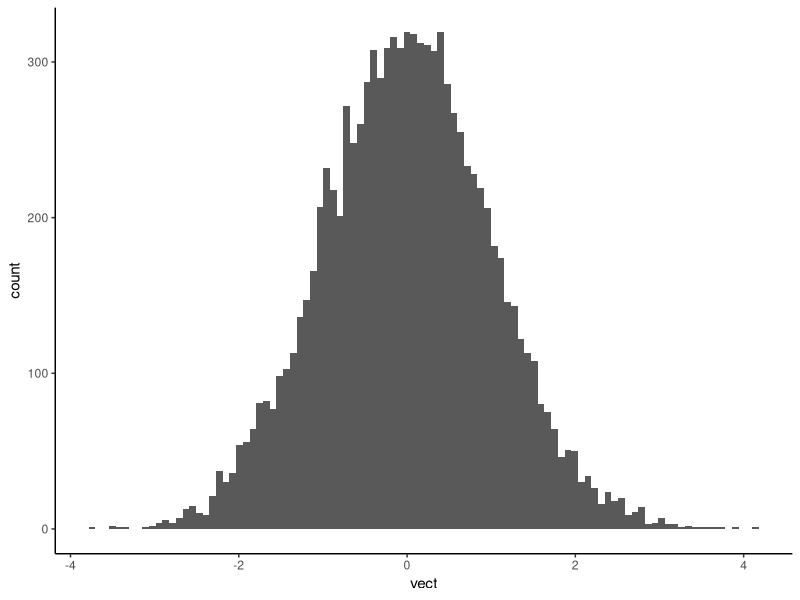
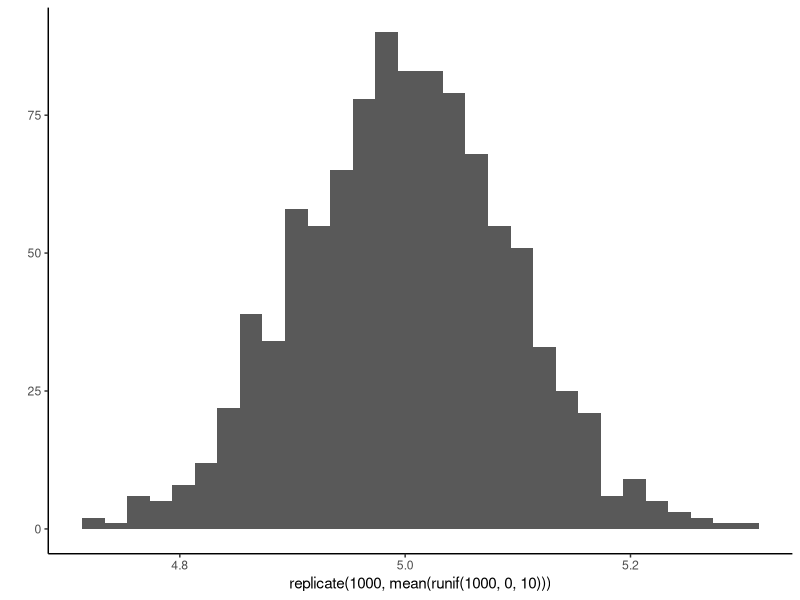
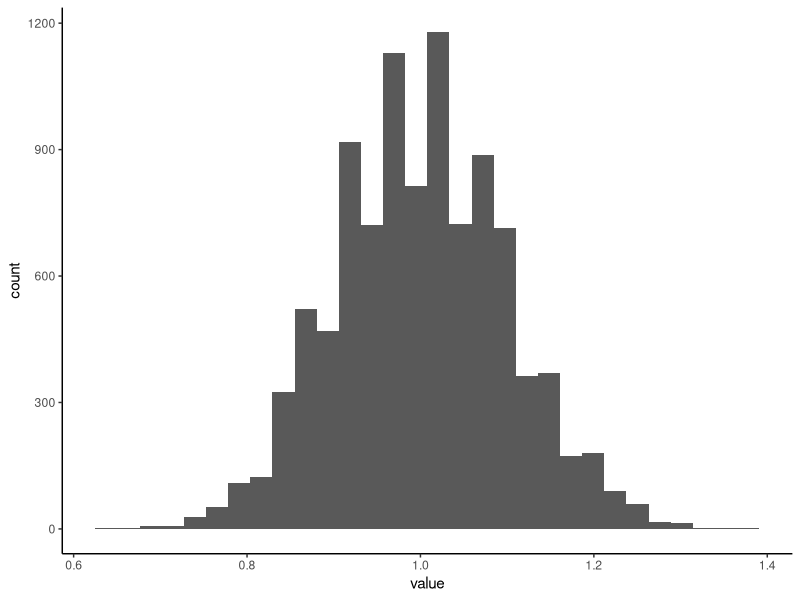

Generate these figures, in order, with R:
## ---- chunk 1
knitr::opts_chunk$set(echo = TRUE, fig.width = 4.5, fig.height = 4, fig.align = "center")
library(tidyverse)
theme_set(theme_classic())
## ---- chunk 2
c(rnorm(n = 1, mean = 5, sd = 3), rnorm(n = 1, mean = 5, sd = 3))
## ---- chunk 3
set.seed(45)
c(rnorm(n = 1, mean = 5, sd = 3), rnorm(n = 1, mean = 5, sd = 3))
## ---- chunk 4
set.seed(45)
c(rnorm(n = 1, mean = 5, sd = 3), rnorm(n = 1, mean = 5, sd = 3))
## ---- chunk 5
sim_hist_plot <- function(vect, bins = 30) {
  if (is.data.frame(data) == F) {
    data <- as.data.frame(vect)
  }
  
  ggplot(aes(x = vect), data = data) +
    geom_histogram(bins = bins)
}
## ---- chunk 6
sim_hist_plot(rnorm(n = 10000, m = 0, sd = 1), bins = 100)
## ---- chunk 7
qplot(replicate(1000, mean(runif(1000, 0, 10))), geom= "histogram", bins = 30)
## ---- chunk 8
sim_means_plot <- function(n_rep, n_samp, d, size, m = 0, 
                           sd = 1, prob = 0.5, min = 0, max = 1,
                           lambda = 1) {
  
  sims <- switch(d,
         normal = replicate(n_rep, mean(rnorm(n = n_samp, m = m, sd = sd))),
         binomial = replicate(n_rep, mean(rbinom(n = n_samp, size = size, prob = prob))),
         uniform = replicate(n_rep, mean(runif(n = n_samp, min = min, max = max))),
         poisson = replicate(n_rep, mean(rpois(n = n_samp, lambda = lambda)))
         ) %>%  
    as.data.frame() 
  
  names(sims) <- "value"
  
  ggplot(aes(x = value), data = sims) +
    geom_histogram()
}
## ---- chunk 9
sim_means_plot(n_rep = 10000, n_samp = 100, d = "poisson", lambda = 1)
